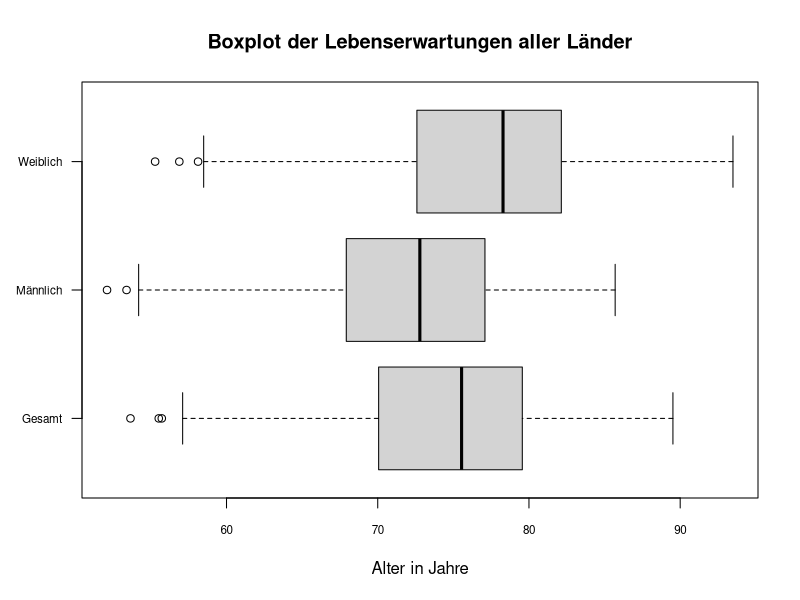
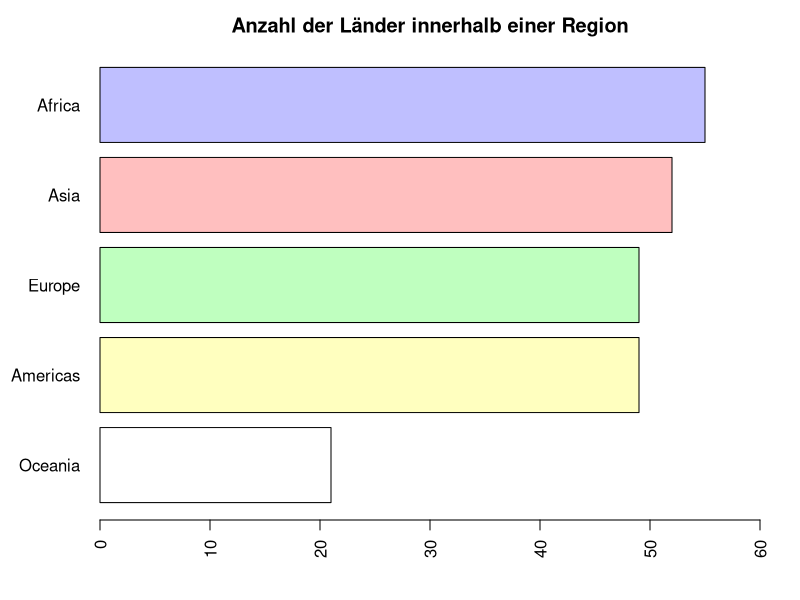
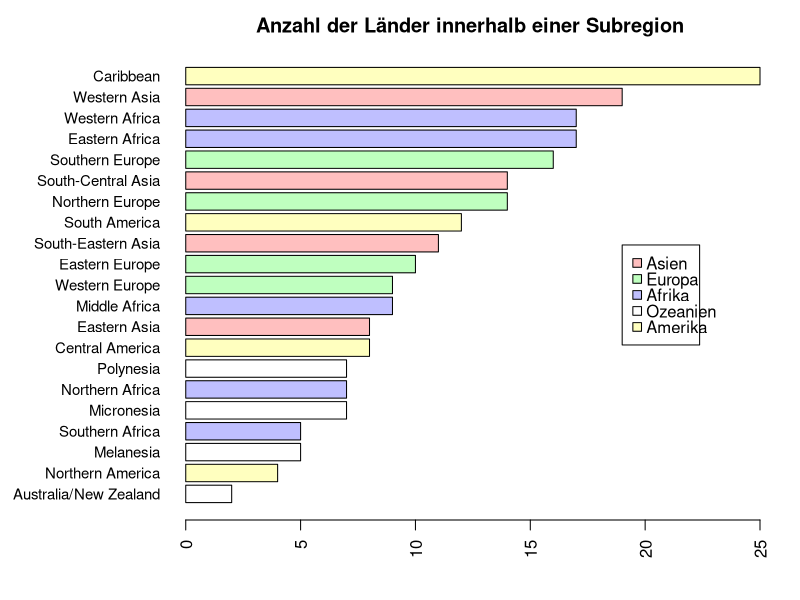
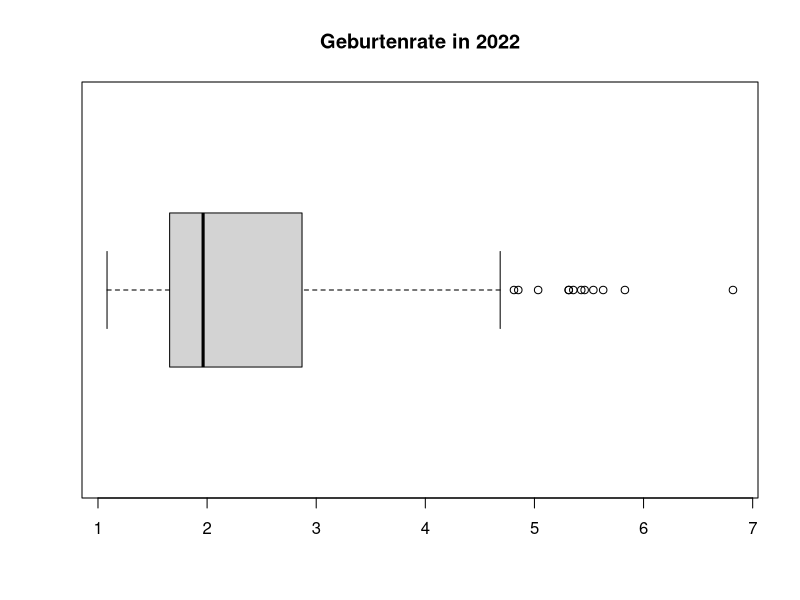
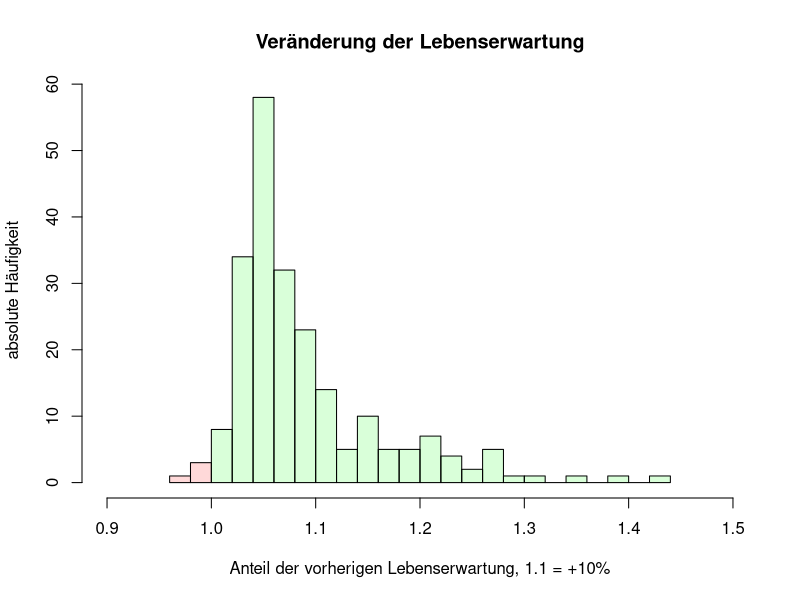
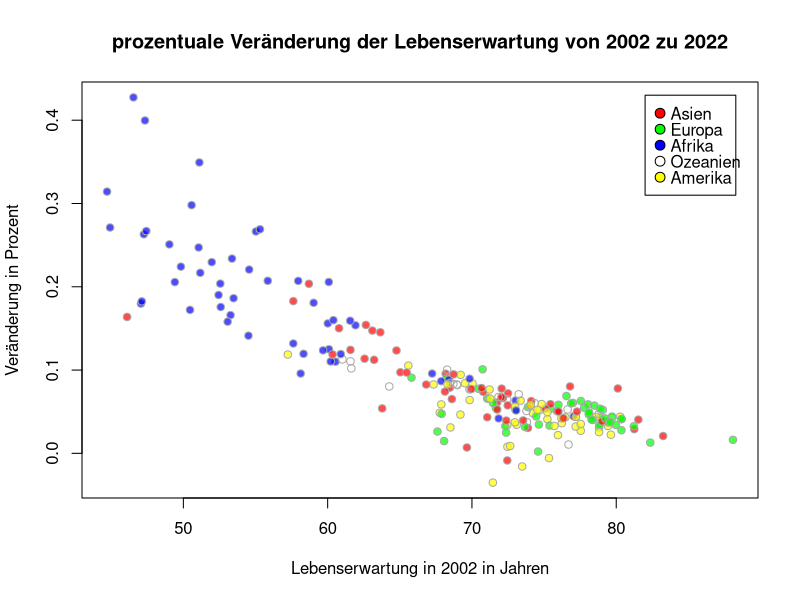
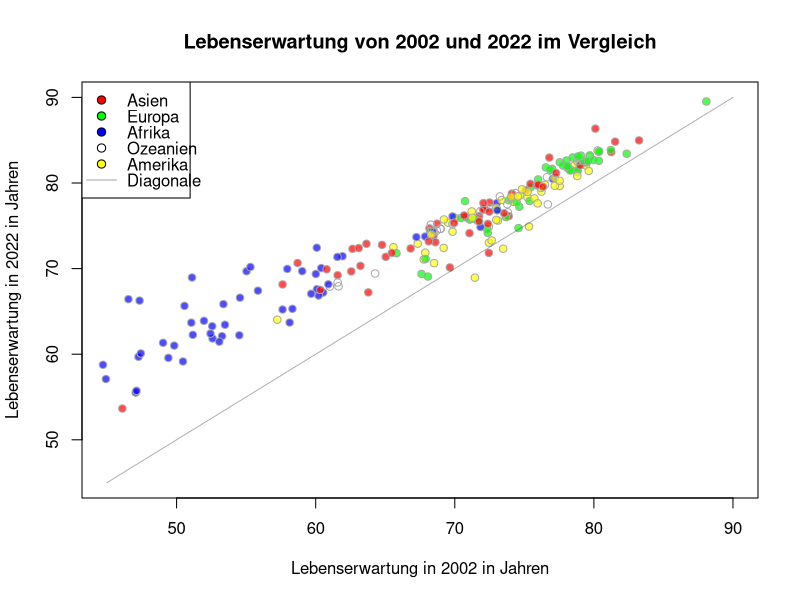
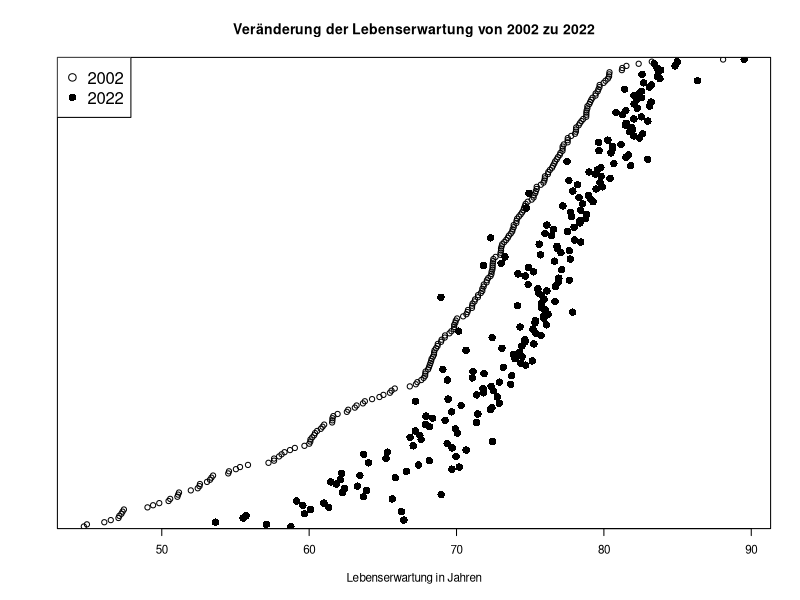

R code for these plots, in order:
library(scales)
library(dplyr)

data = read.csv("census_2022_2002.csv")
data = data[ - c(429,430),] # USA entfernen da NA

data22 = data[data$Year == 2022,]
data02 = data[data$Year == 2002,]
# Daten zu 2022 (fuer 1 bis 3)

data02_clean = na.omit(data02) 
data22_clean = semi_join(data22, data02_clean, by= "Country")
# Daten wenn beide Jahre existieren (fuer 4)
data_merge_clean<-merge(data02_clean, data22_clean, by= "Country",
                        suffixes = c("_2002","_2022"))
data_merge_clean<-data_merge_clean[, -c(2,7:9)]

#### allgemeine Variablen:
mar_def = c(5, 4, 4, 2) + 0.1 # Default-Margin
region_cols = c("Asia" = "red", "Europe" = "green", "Africa" = "blue", "Oceania" = NA, "Americas" = "yellow")
region_names = c("Asien", "Europa", "Afrika", "Ozeanien", "Amerika")


####
# Box-Plots der drei Lebenserwartung-Kennzahlen von 2022
boxplot(data22$Life_Expectancy_Overall, data22$Life_Expectancy_Male, data22$Life_Expectancy_Female, 
        names = c("Gesamt","Männlich","Weiblich"), las = 1, cex.axis = 0.7, main = "Boxplot der Lebenserwartungen aller Länder",
        xlab = "Alter in Jahre", horizontal = T)


# Bar-Plot der Haeufigkeiten der Regionen/Subregionen
par(mar=c(4, 5, 2.5, 2))
RegionTable = sort(table(data22$Region), decreasing = F)
barplot(RegionTable, col = alpha(region_cols[names(RegionTable)],0.25), xlim = c(0,60), horiz = T, las = 2,
        main = "Anzahl der Länder innerhalb einer Region")
par(mar=mar_def)

par(mar=c(4, 9, 2.5, 2))
SubregionTable = sort(table(data22$Subregion), decreasing = F)
barplot(SubregionTable, col = alpha(region_cols[data22$Region[match(names(SubregionTable), data22$Subregion)]],0.25),
        las = 2, cex.names = 0.9, horiz = T, main = "Anzahl der Länder innerhalb einer Subregion")
legend(19, 15, legend = region_names, pt.bg = alpha(region_cols, 0.25), pch = 22, col = "black", 
       pt.cex = 1.3, text.width = 2, x.intersp = 0.6, y.intersp = 0.8)
par(mar=mar_def)

# Box-Plot der Geburtenrate in 2022
boxplot(data22$Total_Fertility_Rate, horizontal = T, main = "Geburtenrate in 2022")


#### 4 - Jahresvergleich
Life_Expectancy_Change = (data22_clean$Life_Expectancy_Overall - data02_clean$Life_Expectancy_Overall) / data02_clean$Life_Expectancy_Overall
# Histogramm der Veraenderung der Lebenserwartung
histcols = alpha(c("red","red",rep("green",22)),0.15)
hist(Life_Expectancy_Change + 1, xlim = c(0.9,1.5), breaks = 20, col = histcols,
     xlab = "Anteil der vorherigen Lebenserwartung, 1.1 = +10%", ylab = "absolute Häufigkeit", main = "Veränderung der Lebenserwartung", )
  # TODO: xlab / main muss verbessert werden, so nicht aussagekräftig genug

# Scatterplot der Lebenserwartung in 2002 gegen die Veraenderung der Lebensrate
plot(data02_clean$Life_Expectancy_Overall,Life_Expectancy_Change, bg = alpha(region_cols[data02_clean$Region],0.7), pch = 21, col = "darkgrey",
     xlab = "Lebenserwartung in 2002 in Jahren", ylab = "Veränderung in Prozent", 
     main = "prozentuale Veränderung der Lebenserwartung von 2002 zu 2022")
legend(82, 0.43, legend = region_names, pt.bg = region_cols, pch = 21, col = "black", 
       pt.cex = 1.3, text.width = 4, x.intersp = 0.7, y.intersp = 0.8)

# Scatterplot der Lebenserwartung in 2002 gegen die Lebenserwartung in 2022             ## auskommentiert: Variante mit seperaten Symbolen
  # region_symb = c("Asia" = 16, "Europe" = 17, "Africa" = 18, "Oceania" = 20, "Americas" = 19) 
plot(data02_clean$Life_Expectancy_Overall,data22_clean$Life_Expectancy_Overall,
      #pch = region_symb[data02_clean$Region], col = alpha(region_cols[data02_clean$Region],0.7), 
     bg = alpha(region_cols[data02_clean$Region],0.7), pch = 21, col ="darkgrey",
     xlim = c(45,90), ylim = c(45,90), xlab = "Lebenserwartung in 2002 in Jahren", ylab = "Lebenserwartung in 2022 in Jahren", 
     main = "Lebenserwartung von 2002 und 2022 im Vergleich")
points(45:90, 45:90, type = "l", col = grey(0,0.3) )
legend("topleft", legend = c(region_names,"Diagonale"),
       #pch = c(16,17,18,20,19,NA),lty = c(rep(NA,5),1), col = c(region_cols,"darkgrey"),
       pch = c(rep(21,5),NA), lty = c(rep(NA,5),1), pt.bg = region_cols, col = c(rep("black",5),"darkgrey"),
       pt.cex = 1.1, text.width = 4, x.intersp = 0.7, y.intersp = 0.8)

#Dotchart für die Lebenserwatung im Vergleich 2002 gegen 2022
#Farblich Regionale Aufteilung auskommentiert
data_merge_clean<-data_merge_clean[order(
  data_merge_clean$Life_Expectancy_Overall_2002),]
dotchart(data_merge_clean$Life_Expectancy_Overall_2002, 
         xlab = "Lebenserwartung in Jahren", ylab = "Länder",
         main = "Veränderung der Lebenserwartung von 2002 zu 2022",
         pch = 1, cex = 0.7,
         xlim = range(c(data_merge_clean$Life_Expectancy_Overall_2022,
                        data_merge_clean$Life_Expectancy_Overall_2002)),
         lcolor = "White",
         #col = alpha(region_cols[data_merge_clean$Region_2022],0.7)
         )
points(data_merge_clean$Life_Expectancy_Overall_2022,
       1:nrow(data_merge_clean),  pch=16,
       #col = alpha(region_cols[data_merge_clean$Region_2022],0.7)
)
legend("topleft", legend = c("2002", "2022"), pch = c(1,16))
#legend("left", legend = region_names, fill = alpha(region_cols, 0.7),title = "Regionen")

#Dotchart Fertility im Vergleich 2002 gegen 2022
# Farbliche Aufteilung nach Region auskommentiert
data_merge_clean<-data_merge_clean[order(
  data_merge_clean$Total_Fertility_Rate_2002),]
dotchart(data_merge_clean$Total_Fertility_Rate_2002,
         main = "Veränderung der Fertilitätsrate von 2002 zu 2022",
         xlab = "Fertilitätsrate", pch=1,
         xlim = range(c(data_merge_clean$Total_Fertility_Rate_2022,
                        data_merge_clean$Total_Fertility_Rate_2002)),
         ylab = "Länder", 
         lcolor = "White",
        # col = alpha(region_cols[data_merge_clean$Region_2022],0.7)
         )
points(data_merge_clean$Total_Fertility_Rate_2022,
       1:nrow(data_merge_clean),  pch=16,
       #col = alpha(region_cols[data_merge_clean$Region_2022],0.7)
       )
legend("right", legend = c("2002", "2022"), pch = c(1,16), title = "Jahr")
#legend("bottomright", legend = region_names, fill = alpha(region_cols, 0.7),title = "Regionen")
